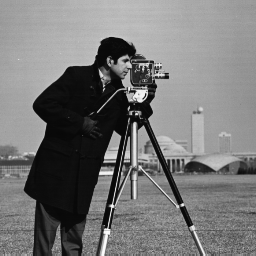
%> input picture SampleImage.tif, 256 x 256 px
$ octave Client.m   (GNU Octave 9; MATLAB toolbox functions it lacks are replaced by stand-ins)
%> lines starting %> are read from the running program, lines starting %| are printed output that depends on the picture
clear; clc;
%% Reading the image
I = imread('SampleImage.tif');
%> I is the input picture: size 256x256 uint8; min 7, max 253, mean 118.7
I = im2double(I);
%> I: size 256x256 double

%% Create block processing function with dct method.
T = dctmtx(8);
dct = @(block_struct) T * block_struct.data * T';

%% Process dct on the image, block-by-block (8*8)
B = blockproc(I,[8 8],dct);
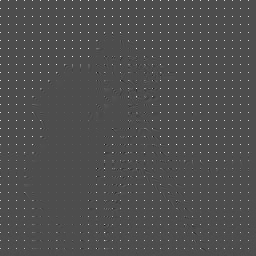
%> B: size 256x256 double; min -2.74, max 6.26, mean 0.0588; drawn with min black and max white

%% Create mask for Quantization method L={1..8}.
mask = zeros(8,8);
L=1;
mask(1:L,1:L) = 1;

%% Process Quantization on the image, block-by-block (8*8)
B2 = blockproc(B,[8 8],@(block_struct) mask .* block_struct.data);
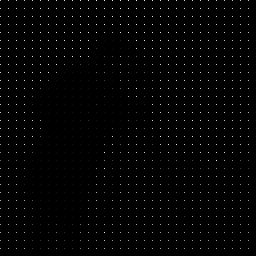
%> B2: size 256x256 double; min 0, max 6.26, mean 0.0582; drawn with min black and max white

%% Process Zigzag function on the quantized image
Image4 = zigzag(B2);

%% %% Process Run-length-encoding function on the quantized image
[im in]=my_RLE(Image4);

%% Sending the data server
send=[im in];
data = send(:);
size(data);

%% Extracting the data's details to know the buffer size
s = whos('data')
s.size;
s.bytes;

%% Creating the TCP connecting for the Client
tcpipClient = tcpip('localhost', 30000, 'NetworkRole', 'client');
% [6 lines not run here, left out]
function output = zigzag(in)
h = 1;
v = 1;
vmin = 1;
hmin = 1;
vmax = size(in, 1);
%> vmax = 256
hmax = size(in, 2);
%> hmax = 256
i = 1;
output = zeros(1, vmax * hmax);
%----------------------------------
while ((v <= vmax) && (h <= hmax))

    if (mod(h + v, 2) == 0)                 % going up
        if (v == vmin)
            output(i) = in(v, h);        % if we got to the first line
            if (h == hmax)
	      v = v + 1;
	    else
              h = h + 1;
            end
            i = i + 1;
        elseif ((h == hmax) && (v < vmax))   % if we got to the last column
            output(i) = in(v, h);
            v = v + 1;
            i = i + 1;
        elseif ((v > vmin) && (h < hmax))    % all other cases
            output(i) = in(v, h);
            v = v - 1;
            h = h + 1;
            i = i + 1;
        end

    else                                    % going down
       if ((v == vmax) && (h <= hmax))       % if we got to the last line
            output(i) = in(v, h);
            h = h + 1;
            i = i + 1;

       elseif (h == hmin)                   % if we got to the first column
            output(i) = in(v, h);
            if (v == vmax)
	      h = h + 1;
	    else
              v = v + 1;
            end
            i = i + 1;
       elseif ((v < vmax) && (h > hmin))     % all other cases
            output(i) = in(v, h);
            v = v + 1;
            h = h - 1;
            i = i + 1;
       end
    end
    if ((v == vmax) && (h == hmax))          % bottom right element
        output(i) = in(v, h);
        break
    end
end
%> after the loop, h = 256; i = 65536; v = 256
end
%% Run-length-encoding Function
function [d,c]=my_RLE(x)
% This function performs Run Length Encoding to a strem of data x.
% [d,c]=rl_enc(x) returns the element values in d and their number of
% apperance in c. All number formats are accepted for the elements of x.
% This function is built by Abdulrahman Ikram Siddiq in Oct-1st-2011 5:15pm.
if nargin~=1
    error('A single 1-D stream must be used as an input')
end
ind=1;
d(ind)=x(1);
c(ind)=1;
for i=2 :length(x)
    if x(i-1)==x(i)
       c(ind)=c(ind)+1;
    else ind=ind+1;
         d(ind)=x(i);
         c(ind)=1;
    end
end
%> after the loop, c = 2048 values, max 1778 at index 1056, min 1 at index 1, mean 32; d = 2048 values, max 6.26 at index 847, min 0 at index 2, mean 1.86; ind = 2048
%> `[im in]=my_RLE(Image4);`: im has the same summary as d in my_RLE; in has the same summary as c in my_RLE
%> `send=[im in];`: send = 4096 values, max 1778 at index 3104, min 0 at index 2, mean 16.93
%> `data = send(:);`: data has the same summary as send
%> the run ends on the next line
end
